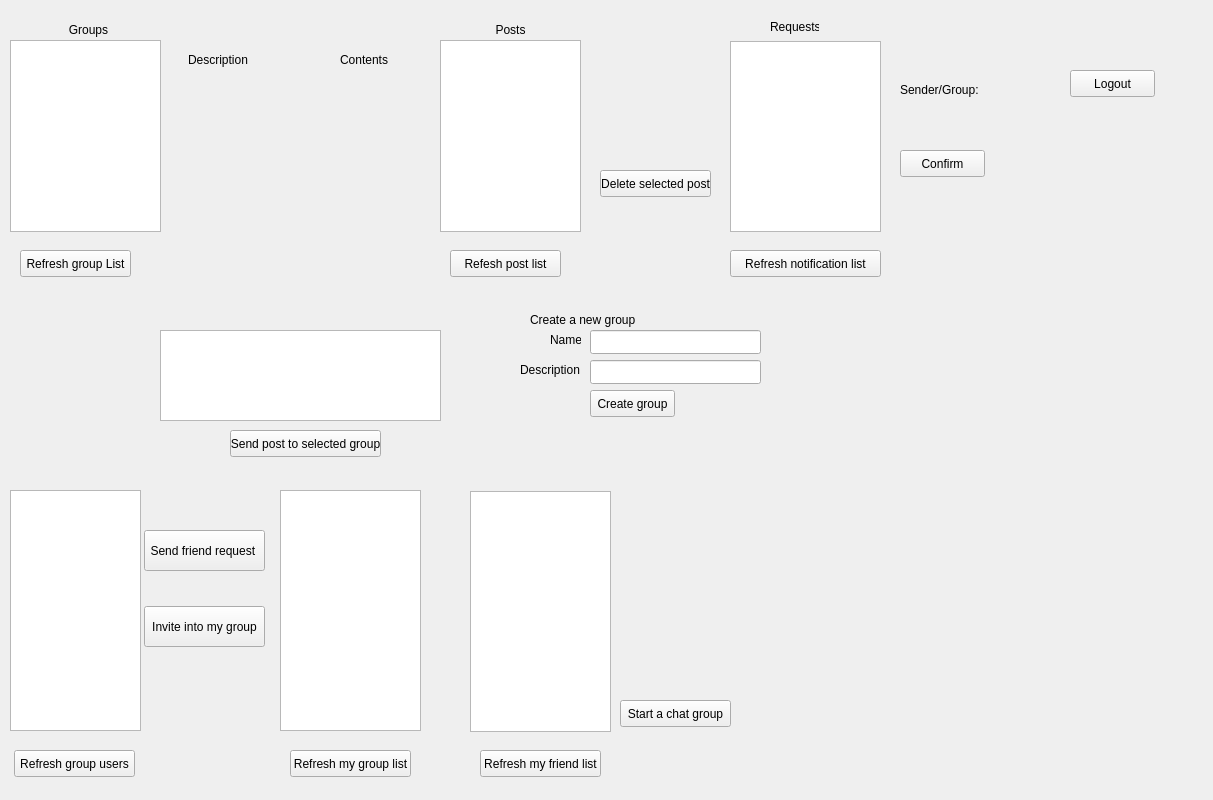
<?xml version="1.0" encoding="UTF-8"?>
<ui version="4.0">
 <class>GroupsAndPostsWidget</class>
 <widget class="QWidget" name="GroupsAndPostsWidget">
  <property name="geometry">
   <rect>
    <x>0</x>
    <y>0</y>
    <width>1213</width>
    <height>800</height>
   </rect>
  </property>
  <property name="sizePolicy">
   <sizepolicy hsizetype="Maximum" vsizetype="Maximum">
    <horstretch>0</horstretch>
    <verstretch>0</verstretch>
   </sizepolicy>
  </property>
  <property name="windowTitle">
   <string>Form</string>
  </property>
  <widget class="QListWidget" name="groupListWidget">
   <property name="geometry">
    <rect>
     <x>10</x>
     <y>40</y>
     <width>151</width>
     <height>192</height>
    </rect>
   </property>
  </widget>
  <widget class="QListWidget" name="postListWidget">
   <property name="geometry">
    <rect>
     <x>440</x>
     <y>40</y>
     <width>141</width>
     <height>192</height>
    </rect>
   </property>
  </widget>
  <widget class="QPushButton" name="postListRefreshBtn">
   <property name="geometry">
    <rect>
     <x>450</x>
     <y>250</y>
     <width>111</width>
     <height>27</height>
    </rect>
   </property>
   <property name="text">
    <string>Refesh post list</string>
   </property>
  </widget>
  <widget class="QLabel" name="label">
   <property name="geometry">
    <rect>
     <x>18</x>
     <y>20</y>
     <width>141</width>
     <height>20</height>
    </rect>
   </property>
   <property name="text">
    <string>Groups</string>
   </property>
   <property name="alignment">
    <set>Qt::AlignCenter</set>
   </property>
  </widget>
  <widget class="QLabel" name="label_2">
   <property name="geometry">
    <rect>
     <x>440</x>
     <y>20</y>
     <width>141</width>
     <height>20</height>
    </rect>
   </property>
   <property name="text">
    <string>Posts</string>
   </property>
   <property name="alignment">
    <set>Qt::AlignCenter</set>
   </property>
  </widget>
  <widget class="QPushButton" name="refreshGroupListBtn">
   <property name="geometry">
    <rect>
     <x>20</x>
     <y>250</y>
     <width>111</width>
     <height>27</height>
    </rect>
   </property>
   <property name="text">
    <string>Refresh group List</string>
   </property>
  </widget>
  <widget class="QLabel" name="groupDescriptionLabel">
   <property name="geometry">
    <rect>
     <x>180</x>
     <y>80</y>
     <width>91</width>
     <height>141</height>
    </rect>
   </property>
   <property name="text">
    <string/>
   </property>
   <property name="alignment">
    <set>Qt::AlignHCenter|Qt::AlignTop</set>
   </property>
   <property name="wordWrap">
    <bool>true</bool>
   </property>
  </widget>
  <widget class="QLabel" name="postContentLabel">
   <property name="geometry">
    <rect>
     <x>330</x>
     <y>80</y>
     <width>91</width>
     <height>141</height>
    </rect>
   </property>
   <property name="text">
    <string/>
   </property>
   <property name="alignment">
    <set>Qt::AlignHCenter|Qt::AlignTop</set>
   </property>
   <property name="wordWrap">
    <bool>true</bool>
   </property>
  </widget>
  <widget class="QLabel" name="label_3">
   <property name="geometry">
    <rect>
     <x>188</x>
     <y>50</y>
     <width>61</width>
     <height>20</height>
    </rect>
   </property>
   <property name="text">
    <string>Description</string>
   </property>
  </widget>
  <widget class="QLabel" name="label_4">
   <property name="geometry">
    <rect>
     <x>340</x>
     <y>50</y>
     <width>61</width>
     <height>20</height>
    </rect>
   </property>
   <property name="text">
    <string>Contents</string>
   </property>
  </widget>
  <widget class="UserInfoWidget" name="userInfoWidget" native="true">
   <property name="geometry">
    <rect>
     <x>159</x>
     <y>239</y>
     <width>281</width>
     <height>81</height>
    </rect>
   </property>
  </widget>
  <widget class="QPlainTextEdit" name="postContentTextEdit">
   <property name="geometry">
    <rect>
     <x>160</x>
     <y>330</y>
     <width>281</width>
     <height>91</height>
    </rect>
   </property>
  </widget>
  <widget class="QPushButton" name="sendPostBtn">
   <property name="geometry">
    <rect>
     <x>230</x>
     <y>430</y>
     <width>151</width>
     <height>27</height>
    </rect>
   </property>
   <property name="text">
    <string>Send post to selected group</string>
   </property>
  </widget>
  <widget class="QLabel" name="label_5">
   <property name="geometry">
    <rect>
     <x>68</x>
     <y>350</y>
     <width>71</width>
     <height>71</height>
    </rect>
   </property>
   <property name="text">
    <string/>
   </property>
   <property name="wordWrap">
    <bool>true</bool>
   </property>
  </widget>
  <widget class="QListWidget" name="groupUsersList">
   <property name="geometry">
    <rect>
     <x>10</x>
     <y>490</y>
     <width>131</width>
     <height>241</height>
    </rect>
   </property>
  </widget>
  <widget class="QListWidget" name="myGroupsList">
   <property name="geometry">
    <rect>
     <x>280</x>
     <y>490</y>
     <width>141</width>
     <height>241</height>
    </rect>
   </property>
  </widget>
  <widget class="QListWidget" name="myFriendList">
   <property name="geometry">
    <rect>
     <x>470</x>
     <y>491</y>
     <width>141</width>
     <height>241</height>
    </rect>
   </property>
   <property name="selectionMode">
    <enum>QAbstractItemView::ExtendedSelection</enum>
   </property>
  </widget>
  <widget class="QPushButton" name="myGroupListBtn">
   <property name="geometry">
    <rect>
     <x>290</x>
     <y>750</y>
     <width>121</width>
     <height>27</height>
    </rect>
   </property>
   <property name="text">
    <string>Refresh my group list</string>
   </property>
  </widget>
  <widget class="QPushButton" name="listGroupUsersBtn">
   <property name="geometry">
    <rect>
     <x>14</x>
     <y>750</y>
     <width>121</width>
     <height>27</height>
    </rect>
   </property>
   <property name="text">
    <string>Refresh group users</string>
   </property>
  </widget>
  <widget class="QPushButton" name="pushButton_3">
   <property name="geometry">
    <rect>
     <x>480</x>
     <y>750</y>
     <width>121</width>
     <height>27</height>
    </rect>
   </property>
   <property name="text">
    <string>Refresh my friend list</string>
   </property>
  </widget>
  <widget class="QPushButton" name="sendFriendRequest">
   <property name="geometry">
    <rect>
     <x>144</x>
     <y>530</y>
     <width>121</width>
     <height>41</height>
    </rect>
   </property>
   <property name="sizePolicy">
    <sizepolicy hsizetype="Preferred" vsizetype="Preferred">
     <horstretch>0</horstretch>
     <verstretch>0</verstretch>
    </sizepolicy>
   </property>
   <property name="text">
    <string>Send friend request </string>
   </property>
   <property name="autoDefault">
    <bool>false</bool>
   </property>
   <property name="flat">
    <bool>false</bool>
   </property>
  </widget>
  <widget class="QPushButton" name="groupInviteBtn">
   <property name="geometry">
    <rect>
     <x>144</x>
     <y>606</y>
     <width>121</width>
     <height>41</height>
    </rect>
   </property>
   <property name="text">
    <string>Invite into my group</string>
   </property>
  </widget>
  <widget class="QLabel" name="inviteStatusLabel">
   <property name="geometry">
    <rect>
     <x>158</x>
     <y>690</y>
     <width>91</width>
     <height>51</height>
    </rect>
   </property>
   <property name="text">
    <string/>
   </property>
  </widget>
  <widget class="QLabel" name="label_6">
   <property name="geometry">
    <rect>
     <x>770</x>
     <y>20</y>
     <width>49</width>
     <height>14</height>
    </rect>
   </property>
   <property name="text">
    <string>Requests</string>
   </property>
  </widget>
  <widget class="QListWidget" name="notificationsList">
   <property name="geometry">
    <rect>
     <x>730</x>
     <y>41</y>
     <width>151</width>
     <height>191</height>
    </rect>
   </property>
  </widget>
  <widget class="QPushButton" name="pushButton">
   <property name="geometry">
    <rect>
     <x>730</x>
     <y>250</y>
     <width>151</width>
     <height>27</height>
    </rect>
   </property>
   <property name="text">
    <string>Refresh notification list</string>
   </property>
  </widget>
  <widget class="QLabel" name="label_7">
   <property name="geometry">
    <rect>
     <x>900</x>
     <y>80</y>
     <width>81</width>
     <height>20</height>
    </rect>
   </property>
   <property name="text">
    <string>Sender/Group:</string>
   </property>
  </widget>
  <widget class="QLabel" name="senderLabel">
   <property name="geometry">
    <rect>
     <x>900</x>
     <y>100</y>
     <width>81</width>
     <height>31</height>
    </rect>
   </property>
   <property name="text">
    <string/>
   </property>
  </widget>
  <widget class="QPushButton" name="pushButton_2">
   <property name="geometry">
    <rect>
     <x>900</x>
     <y>150</y>
     <width>85</width>
     <height>27</height>
    </rect>
   </property>
   <property name="text">
    <string>Confirm</string>
   </property>
  </widget>
  <widget class="QLabel" name="confirmLabel">
   <property name="geometry">
    <rect>
     <x>898</x>
     <y>200</y>
     <width>81</width>
     <height>31</height>
    </rect>
   </property>
   <property name="text">
    <string/>
   </property>
  </widget>
  <widget class="ChatWidget" name="chatWidget" native="true">
   <property name="geometry">
    <rect>
     <x>800</x>
     <y>400</y>
     <width>401</width>
     <height>391</height>
    </rect>
   </property>
  </widget>
  <widget class="QPushButton" name="pushButton_4">
   <property name="geometry">
    <rect>
     <x>620</x>
     <y>700</y>
     <width>111</width>
     <height>27</height>
    </rect>
   </property>
   <property name="text">
    <string>Start a chat group</string>
   </property>
  </widget>
  <widget class="QLabel" name="groupCreateStatusLabel">
   <property name="geometry">
    <rect>
     <x>530</x>
     <y>310</y>
     <width>241</width>
     <height>20</height>
    </rect>
   </property>
   <property name="text">
    <string>Create a new group</string>
   </property>
  </widget>
  <widget class="QLineEdit" name="groupNameTF">
   <property name="geometry">
    <rect>
     <x>590</x>
     <y>330</y>
     <width>171</width>
     <height>24</height>
    </rect>
   </property>
  </widget>
  <widget class="QLineEdit" name="groupDescriptionTF">
   <property name="geometry">
    <rect>
     <x>590</x>
     <y>360</y>
     <width>171</width>
     <height>24</height>
    </rect>
   </property>
  </widget>
  <widget class="QLabel" name="label_9">
   <property name="geometry">
    <rect>
     <x>550</x>
     <y>330</y>
     <width>31</width>
     <height>20</height>
    </rect>
   </property>
   <property name="text">
    <string>Name</string>
   </property>
  </widget>
  <widget class="QLabel" name="label_10">
   <property name="geometry">
    <rect>
     <x>520</x>
     <y>360</y>
     <width>61</width>
     <height>20</height>
    </rect>
   </property>
   <property name="text">
    <string>Description</string>
   </property>
  </widget>
  <widget class="QPushButton" name="createGroupBtn">
   <property name="geometry">
    <rect>
     <x>590</x>
     <y>390</y>
     <width>85</width>
     <height>27</height>
    </rect>
   </property>
   <property name="text">
    <string>Create group</string>
   </property>
  </widget>
  <widget class="QPushButton" name="deletePostBtn">
   <property name="geometry">
    <rect>
     <x>600</x>
     <y>170</y>
     <width>111</width>
     <height>27</height>
    </rect>
   </property>
   <property name="text">
    <string>Delete selected post</string>
   </property>
  </widget>
  <widget class="QLabel" name="deletePostStatusLabel">
   <property name="geometry">
    <rect>
     <x>600</x>
     <y>70</y>
     <width>101</width>
     <height>61</height>
    </rect>
   </property>
   <property name="text">
    <string/>
   </property>
   <property name="alignment">
    <set>Qt::AlignCenter</set>
   </property>
   <property name="wordWrap">
    <bool>true</bool>
   </property>
  </widget>
  <widget class="QPushButton" name="logoutBtn">
   <property name="geometry">
    <rect>
     <x>1070</x>
     <y>70</y>
     <width>85</width>
     <height>27</height>
    </rect>
   </property>
   <property name="text">
    <string>Logout</string>
   </property>
  </widget>
 </widget>
 <customwidgets>
  <customwidget>
   <class>UserInfoWidget</class>
   <extends>QWidget</extends>
   <header>userinfowidget.h</header>
   <container>1</container>
  </customwidget>
  <customwidget>
   <class>ChatWidget</class>
   <extends>QWidget</extends>
   <header>chatwidget.h</header>
   <container>1</container>
  </customwidget>
 </customwidgets>
 <resources/>
 <connections/>
</ui>
